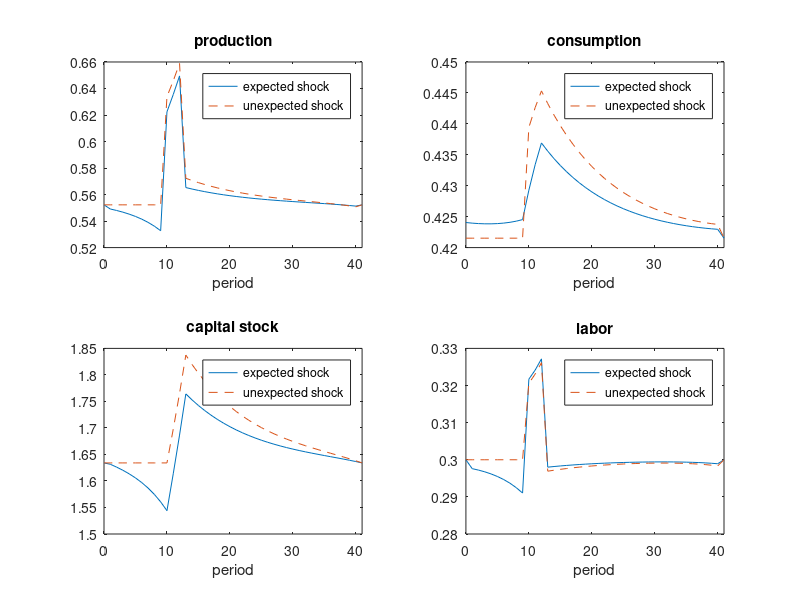

Reproduce this figure in MATLAB.
function Ch1_Ramsey2()
%Code adapted from Gauss code by Heer, S. Duineveld, 10/11/2015

clc;
close all;
dbstop if error


%% PARAMETERS
par.delta   = 0.08;
par.alpha   = 0.36;
par.nn      = 0;
par.beta    = 0.96;
par.sigma   = 2.0;

par.lss     = 0.3; %steady state labour supply

par.TT      = 40;	% number of transition periods
par.Tz_sta   = 10;  % start of shock
par.Tz_end   = 12;  % end of shock

%% STEADY STATE 
par.zss     = 1;
par.kss     = (par.alpha/(1/par.beta-1+par.delta))^(1/(1-par.alpha))*par.lss; 
par.yss     = production(par,par.zss,par.kss,par.lss);
par.css     = par.yss-(par.nn+par.delta)*par.kss;
% calibration of gamma
gam0        = (1-par.lss)*(1-par.alpha)*par.kss^(par.alpha)*par.lss^(-par.alpha)/par.css;
par.gam     = 1/(1+gam0);
clear gam0;


%% Solve for expected shock and unexpectged shock (1.35)
[irf.kt_exp,irf.lt_exp] = solve_1_35_exp(par);

[irf.kt_une,irf.lt_une] = solve_1_35_une(par);


%% Generate IRF consumption & production
irf.zt                          = par.zss*ones(1,par.TT+2);
irf.zt(1,par.Tz_sta+1:par.Tz_end+1) = 1.1*par.zss; %column = t+1

irf.ct_exp = consumption(par,irf.zt,irf.kt_exp,irf.lt_exp,[irf.kt_exp(1,2:end),par.kss]);
irf.yt_exp = production(par,irf.zt,irf.kt_exp,irf.lt_exp);
    
irf.ct_une = consumption(par,irf.zt,irf.kt_une,irf.lt_une,[irf.kt_une(1,2:end),par.kss]);
irf.yt_une = production(par,irf.zt,irf.kt_une,irf.lt_une);


%% Plot varaibles
figure
subplot(2,2,1)
plot([0:par.TT+1],irf.yt_exp)
hold all
plot([0:par.TT+1],irf.yt_une,'--');

xlabel('period')
title('production');
legend('expected shock','unexpected shock');
axis([0 par.TT+1 -inf inf]);
axis 'auto y';


subplot(2,2,2)
plot([0:par.TT+1],irf.ct_exp)
hold all
plot([0:par.TT+1],irf.ct_une,'--');

xlabel('period')
title('consumption');
legend('expected shock','unexpected shock');
axis([0 par.TT+1 -inf inf]);
axis 'auto y';


subplot(2,2,3)
plot([0:par.TT+1],irf.kt_exp)
hold all
plot([0:par.TT+1],irf.kt_une,'--');

xlabel('period')
title('capital stock');
legend('expected shock','unexpected shock');
axis([0 par.TT+1 -inf inf]);
axis 'auto y';


subplot(2,2,4)
plot([0:par.TT+1],irf.lt_exp)
hold all
plot([0:par.TT+1],irf.lt_une,'--');

xlabel('period')
title('labor');
legend('expected shock','unexpected shock');
axis([0 par.TT+1 -inf inf]);
axis 'auto y';


%% SAVE DATA

save Ch1_ramsey2;


end

%%%%%%%%%%%%%%%%%%%%%%%%%%%%%%%%%%%%%%%%%%%%%%%%%%%%%%%%%%%%%%%%%%%%%%%%%%%
%% AUXILIARY FUNCTIONS
%%%%%%%%%%%%%%%%%%%%%%%%%%%%%%%%%%%%%%%%%%%%%%%%%%%%%%%%%%%%%%%%%%%%%%%%%%%

%% Solve equation 1.35
function [kt,lt] = solve_1_35_exp(par)

options     = optimset('Display','off','TolFun',1e-12,'TolX',1e-12);

zt                          = par.zss*ones(1,par.TT);
zt(1,par.Tz_sta:par.Tz_end) = 1.1*par.zss;

f_res_135_exp   = @(XX)res_1_35_exp(par,zt,XX(1,1:par.TT),XX(1,par.TT+1:par.TT*2));
XX0             = [repmat(par.kss,1,par.TT),repmat(par.lss,1,par.TT)];

XX              = fsolve(f_res_135_exp,XX0,options);

kt = [par.kss,XX(1,1:par.TT),par.kss]; %period 0 and period par.TT + 1 added
lt = [par.lss,XX(1,par.TT+1:2*par.TT),par.lss]; %period 0 and period par.TT + 1 added

end


%% Residual function 1.35
function [res] = res_1_35_exp(par,zt,kt,lt)

res = NaN(2*par.TT,1);
for it = 1:par.TT;
    if it == 1;
        k_p = par.kss; % k_t-1
        z_p = par.zss;
        l_p = par.lss;
    else
        k_p = kt(1,it-1); % k_t-1
        z_p = zt(1,it-1);
        l_p = lt(1,it-1);
    end
    if it == par.TT;
        k_n = par.kss; % k_t+1
    else
        k_n = kt(1,it+1);% k_t+1
    end 
    cc          = consumption(par,zt(1,it),kt(1,it),lt(1,it),k_n); 
    c_p         = consumption(par,z_p,k_p,l_p,kt(1,it));
    [NR]        = net_return(par,zt(1,it),kt(1,it),lt(1,it));
    res(it,1)   = par.beta*NR - (cc/c_p)^par.sigma;
    
    res(par.TT+it,1) = (1-par.gam)/par.gam * cc/(1-lt(1,it)) - ...
                        (1-par.alpha)* zt(1,it)*kt(1,it)^par.alpha * lt(1,it)^-par.alpha;    
end

end


%% Solve 1.35 for unexpected shock
function [kt,lt] = solve_1_35_une(par)

T_lng               = par.TT - par.Tz_sta;

options = optimset('Display','off','TolFun',1e-12,'TolX',1e-12);

zt                          = par.zss*ones(1,par.TT+1);
zt(1,par.Tz_sta:par.Tz_end) = 1.1*par.zss;

f_res_135_une   = @(XX)res_1_35_une(par,zt,XX(1,1:T_lng),XX(1,T_lng+1:2*T_lng+1));
XX0             = [repmat(par.kss,1,T_lng),repmat(par.lss,1,T_lng+1)];

XX              = fsolve(f_res_135_une,XX0,options);

kt = [repmat(par.kss,1,par.Tz_sta+1),XX(1,1:T_lng),par.kss];%add t=0:t=Tz_sta, t=TT+1 
lt = [repmat(par.lss,1,par.Tz_sta),XX(1,T_lng+1:2*T_lng+1),par.lss];%add t=0:t=Tz_sta-1, t=TT+1  

end

%% Residual function 1.35 for unexpected shock
function [res] = res_1_35_une(par,zt_f,kt,lt)

if size(zt_f,2) ~= par.TT+1
    error('length of vector zt_f and time periods not consistent')
end

T_lng   = size(kt,2);         % length of period under consideration
T_st    = par.TT - T_lng + 1;  % starting period, for capital;

kt_f    = [repmat(par.kss,1,par.TT-T_lng),kt,par.kss];  %kt over full length
lt_f    = [repmat(par.lss,1,par.TT-T_lng-1),lt,par.kss]; %lt over full length
if size(kt_f,2) ~= par.TT+1 ||  size(lt_f,2) ~= par.TT+1;
    error('length of vectors kt_f or lt_f and time periods not consistent');
end

res = NaN(2*T_lng+1,1);

w_st                = (1-par.alpha)* zt_f(1,T_st-1)*kt_f(1,T_st-1)^par.alpha * lt_f(1,T_st-1)^-par.alpha; 
c_st                = consumption(par,zt_f(1,T_st-1),kt_f(1,T_st-1),lt_f(1,T_st-1),kt_f(1,T_st));
res(T_lng+1,1)      = w_st*(1-lt_f(1,T_st-1))*par.gam-(1-par.gam)*c_st;

cnt = 1;
for it = T_st:par.TT;
    
    cc                  = consumption(par,zt_f(1,it),kt_f(1,it),lt_f(1,it),kt_f(1,it+1));
    c_p                 = consumption(par,zt_f(1,it-1),kt_f(1,it-1),lt_f(1,it-1),kt_f(1,it));
    NR                  = net_return(par,zt_f(1,it),kt_f(1,it),lt_f(1,it));
    
    res(cnt,1)          = par.beta*NR - (cc/c_p)^par.sigma;
    
    res(T_lng+cnt+1,1)  = (1-par.gam)/par.gam * cc/(1-lt_f(1,it)) - ...
                        (1-par.alpha)* zt_f(1,it)*kt_f(1,it)^par.alpha * lt_f(1,it)^-par.alpha; 
                    
    cnt                 = cnt + 1;    
end


end


%% Net return
function [NR] = net_return(par,zz,kk,ll)

NR = par.alpha * zz .* kk.^(par.alpha-1) .* ll.^(1 - par.alpha) + 1 - par.delta;

end


%% Consumption function
function [cc] = consumption(par,zz,kk,ll,k_n)

cc = production(par,zz,kk,ll) + (1-par.delta)*kk - (1+par.nn)*k_n;

end


%% PRoduction function
function [yy] = production(par,zz,kk,ll)

yy = zz .* kk.^par.alpha .* ll.^(1-par.alpha);

end
